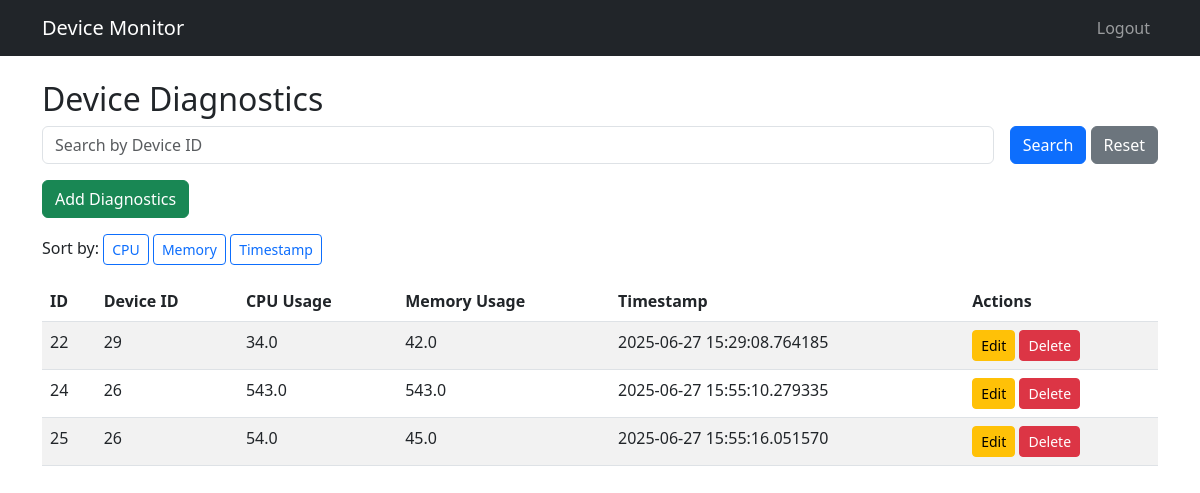
/diagnostics/home (signed in), run on the app's committed database.
### app/models.py (models this page shows, shortened)
class DeviceDiagnostics(db.Model):
    id = db.Column(db.Integer, primary_key=True)
    device_id = db.Column(db.Integer, db.ForeignKey('device.id'), nullable=False)
    cpu_usage = db.Column(db.Float, nullable=False)
    memory_usage = db.Column(db.Float, nullable=False)
    timestamp = db.Column(db.DateTime, default=datetime.utcnow)

### app/routes/diagnostics.py (the view)
@diagnostics_bp.route('/home')
@jwt_required()
def list_diagnostics():
    try:
        user_id = get_jwt_identity()
        sort_by = request.args.get('sort', 'timestamp')
        page = request.args.get('page', 1, type=int)
        search_id = request.args.get('id')
        if sort_by not in ['cpu_usage', 'memory_usage', 'timestamp']:
            sort_by = 'timestamp'
        user_device_ids = [d.id for d in Device.query.filter_by(user_id=user_id)]
        diagnostics_query = DeviceDiagnostics.query.filter(DeviceDiagnostics.device_id.in_(user_device_ids))
        if search_id:
            diagnostics_query = diagnostics_query.filter(DeviceDiagnostics.device_id == int(search_id))
        diagnostics_query = diagnostics_query.order_by(getattr(DeviceDiagnostics, sort_by).asc())
        pagination = diagnostics_query.paginate(page=page, per_page=5, error_out=False)
        return render_template('diagnostics.html', diagnostics=pagination.items, pagination=pagination, request=request)
    except Exception as e:
        current_app.logger.error("Error listing diagnostics: %s", str(e))
        flash("Failed to load diagnostics.", "danger")
        return redirect(url_for('main.home'))

### app/templates/diagnostics.html (shortened to what this page needs)
{% extends 'base.html' %}
{% block content %}
  <h2>Device Diagnostics</h2>
  <form method="get" class="row g-3 mb-3">
    <div class="col">
      <input type="text" class="form-control" name="id" placeholder="Search by Device ID">
    </div>
    <div class="col-auto">
      <button type="submit" class="btn btn-primary">Search</button>
      <a href="{{ url_for('diagnostics.list_diagnostics') }}" class="btn btn-secondary">Reset</a>
    </div>
  </form>
  <div class="mb-3">
    <a href="{{ url_for('diagnostics.add_diagnostics') }}" class="btn btn-success">Add Diagnostics</a>
  </div>
  <div class="mb-3">
    <label>Sort by:</label>
    <a href="{{ url_for('diagnostics.list_diagnostics', sort='cpu_usage') }}" class="btn btn-outline-primary btn-sm">CPU</a>
    <a href="{{ url_for('diagnostics.list_diagnostics', sort='memory_usage') }}" class="btn btn-outline-primary btn-sm">Memory</a>
    <a href="{{ url_for('diagnostics.list_diagnostics', sort='timestamp') }}" class="btn btn-outline-primary btn-sm">Timestamp</a>
  </div>
  <table class="table table-striped">
    <thead>
      <tr>
        <th>ID</th>
        <th>Device ID</th>
        <th>CPU Usage</th>
        <th>Memory Usage</th>
        <th>Timestamp</th>
        <th>Actions</th>
      </tr>
    </thead>
    <tbody>
      {% for d in diagnostics %}
        <tr>
          <td>{{ d.id }}</td>
          <td>{{ d.device_id }}</td>
          <td>{{ d.cpu_usage }}</td>
          <td>{{ d.memory_usage }}</td>
          <td>{{ d.timestamp }}</td>
          <td>
            <a href="{{ url_for('diagnostics.update_diagnostics', id=d.id) }}" class="btn btn-warning btn-sm">Edit</a>
            <a href="{{ url_for('diagnostics.delete_diagnostics', id=d.id) }}" class="btn btn-danger btn-sm">Delete</a>
          </td>
        </tr>
      {% endfor %}
    </tbody>
  </table>
  {% set args = request.args.to_dict() %}
  {% set _ = args.pop('page', None) %}
{% endblock %}

### app/templates/base.html (shortened to what this page needs)
<!DOCTYPE html>
<html lang="en">
<head>
  <link href="https://cdn.jsdelivr.net/npm/bootstrap@5.3.0/dist/css/bootstrap.min.css" rel="stylesheet">
</head>
<body>
  <nav class="navbar navbar-expand-lg navbar-dark bg-dark">
    <div class="container">
      <a class="navbar-brand" href="{{ url_for('main.home') }}">Device Monitor</a>
      <div class="collapse navbar-collapse">
        <ul class="navbar-nav ms-auto">
          {% if not session.get('username') %}
            {% if request.endpoint == 'main.home' %}
              <li class="nav-item"><a class="nav-link" href="{{ url_for('auth.login') }}">Login</a></li>
              <li class="nav-item"><a class="nav-link" href="{{ url_for('auth.register') }}">Register</a></li>
            {% endif %}
          {% else %}
            <li class="nav-item"><a class="nav-link" href="{{ url_for('auth.logout') }}">Logout</a></li>
          {% endif %}
        </ul>
      </div>
    </div>
  </nav>
  <div class="container mt-4">
    {% block content %}{% endblock %}
  </div>
</body>
</html>

### data on the page
DeviceDiagnostics: id "22", device_id "29", cpu_usage "34.0", memory_usage "42.0", timestamp "2025-06-27 15:29:08.764185"
DeviceDiagnostics: id "24", device_id "26", cpu_usage "543.0", memory_usage "543.0", timestamp "2025-06-27 15:55:10.279335"
DeviceDiagnostics: id "25", device_id "26", cpu_usage "54.0", memory_usage "45.0", timestamp "2025-06-27 15:55:16.051570"
